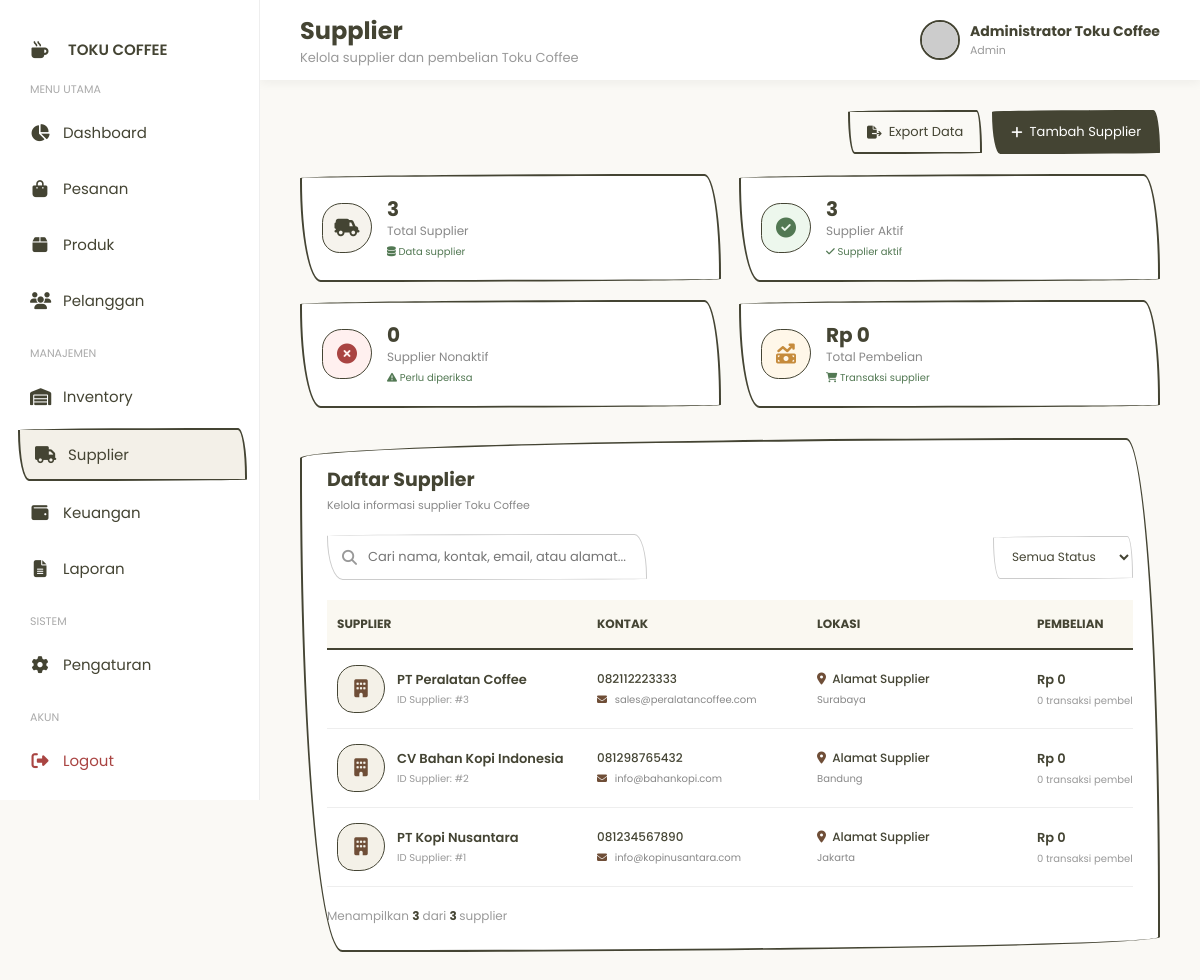
Page /suppliers.php (signed in) on the committed database.
### tables this page shows
CREATE TABLE supplier (
    id INT AUTO_INCREMENT PRIMARY KEY,
    nama_supplier VARCHAR(150) NOT NULL,
    kontak VARCHAR(50),
    email VARCHAR(150),
    alamat TEXT,
    status ENUM('aktif','nonaktif') DEFAULT 'aktif',
    created_at TIMESTAMP DEFAULT CURRENT_TIMESTAMP
);

### suppliers.php (the view, shortened to what the rows shown need)
<?php
require_once "config/koneksi.php";
if (!function_exists('e')) {
    function e($value)
    {
        return htmlspecialchars(
            (string)($value ?? ''),
            ENT_QUOTES,
            'UTF-8'
        );
    }
}
if (!function_exists('rupiah')) {
    function rupiah($angka)
    {
        return 'Rp ' . number_format(
            (float)$angka,
            0,
            ',',
            '.'
        );
    }
}
if (!function_exists('statusClass')) {
    function statusClass($status)
    {
        $status = strtolower(trim($status ?? ''));
        switch ($status) {
            case 'active':
            case 'aktif':
                return 'active';
        }
    }
}
$supplierData = [];
$sqlSupplier = "
    SELECT
        s.id,
        s.nama_supplier,
        s.kontak,
        s.email,
        s.alamat,
        s.status,
        s.created_at,
        COALESCE(p.total_pembelian, 0) AS total_pembelian,
        COALESCE(p.jumlah_transaksi, 0) AS jumlah_transaksi
    FROM supplier s
    LEFT JOIN (
        SELECT
            supplier_id,
            SUM(total) AS total_pembelian,
            COUNT(*) AS jumlah_transaksi
        FROM pembelian
        WHERE status != 'Dibatalkan'
        GROUP BY supplier_id
    ) p
        ON p.supplier_id = s.id
    ORDER BY s.id DESC
";
$resultSupplier = $conn->query($sqlSupplier);
if ($resultSupplier) {
    while ($row = $resultSupplier->fetch_assoc()) {
        $supplierData[] = $row;
    }
}
?>
<!DOCTYPE html>
<html lang="id">
<head>
    <link
        rel="stylesheet"
        href="https://cdnjs.cloudflare.com/ajax/libs/font-awesome/6.5.2/css/all.min.css">
</head>
<body>
    <main class="main">
        <header class="topbar">
            <div class="topbar-left">
                <div class="page-title">
                    <h2>
                        Supplier
                    </h2>
                </div>
            </div>
        </header>
        <section class="content">
            <section class="panel">
                <div class="panel-header">
                    <div>
                        <h2>
                            Daftar Supplier
                        </h2>
                    </div>
                </div>
                <div class="table-wrapper">
                    <table>
                        <thead>
                            <tr>
                                <th>
                                    SUPPLIER
                                </th>
                                <th>
                                    KONTAK
                                </th>
                                <th>
                                    LOKASI
                                </th>
                                <th>
                                    PEMBELIAN
                                </th>
                            </tr>
                        </thead>
                        <tbody id="supplierTable">
                            <?php if (!empty($supplierData)): ?>
                                <?php foreach ($supplierData as $supplier): ?>
                                    <?php
                                    $status =
                                        strtolower(
                                            trim(
                                                $supplier['status'] ?? ''
                                            )
                                        );
                                    $searchData =
                                        strtolower(
                                            ($supplier['nama_supplier'] ?? '')
                                                . ' '
                                                . ($supplier['kontak'] ?? '')
                                                . ' '
                                                . ($supplier['email'] ?? '')
                                                . ' '
                                                . ($supplier['alamat'] ?? '')
                                        );
                                    ?>
                                    <tr
                                        data-search="<?= e($searchData) ?>"
                                        data-status="<?= e($status) ?>">
                                        <td>
                                            <div class="supplier-info">
                                                <div class="supplier-avatar">
                                                    <i class="fas fa-building"></i>
                                                </div>
                                                <div>
                                                    <div class="supplier-name">
                                                        <?= e(
                                                            $supplier['nama_supplier']
                                                        ) ?>
                                                    </div>
                                                    <div class="supplier-id">
                                                        ID Supplier:
                                                        #<?= e(
                                                                $supplier['id']
                                                            ) ?>
                                                    </div>
                                                </div>
                                            </div>
                                        </td>
                                        <td>
                                            <div class="contact">
                                                <div class="contact-name">
                                                    <?= !empty($supplier['kontak'])
                                                        ? e(
                                                            $supplier['kontak']
                                                        )
                                                        : '-'
                                                    ?>
                                                </div>
                                                <?php if (
                                                    !empty($supplier['email'])
                                                ): ?>
                                                    <div class="contact-detail">
                                                        <i class="fas fa-envelope"></i>
                                                        <?= e(
                                                            $supplier['email']
                                                        ) ?>
                                                    </div>
                                                <?php endif; ?>
                                            </div>
                                        </td>
                                        <td>
                                            <div class="location">
                                                <div class="location-name">
                                                    <i class="fas fa-location-dot"></i>
                                                    Alamat Supplier
                                                </div>
                                                <div class="location-detail">
                                                    <?= !empty($supplier['alamat'])
                                                        ? e(
                                                            $supplier['alamat']
                                                        )
                                                        : '-'
                                                    ?>
                                                </div>
                                            </div>
                                        </td>
                                        <td>
                                            <div class="purchase">
                                                <strong>
                                                    <?= rupiah(
                                                        $supplier['total_pembelian']
                                                    ) ?>
                                                </strong>
                                                <div class="order-count">
                                                    <?= number_format(
                                                        (int)$supplier['jumlah_transaksi']
                                                    ) ?>
                                                    transaksi pembelian
                                                </div>
                                            </div>
                                        </td>
                                    </tr>
                                <?php endforeach; ?>
                            <?php endif; ?>
                        </tbody>
                    </table>
                </div>
            </section>
        </section>
    </main>
</body>
</html>

### rows in the picture
supplier: nama_supplier "PT Peralatan Coffee", id "3", kontak "082112223333", email "sales@peralatancoffee.com", alamat "Surabaya", total_pembelian "Rp 0", jumlah_transaksi "0"
supplier: nama_supplier "CV Bahan Kopi Indonesia", id "2", kontak "081298765432", email "info@bahankopi.com", alamat "Bandung", total_pembelian "Rp 0", jumlah_transaksi "0"
supplier: nama_supplier "PT Kopi Nusantara", id "1", kontak "081234567890", email "info@kopinusantara.com", alamat "Jakarta", total_pembelian "Rp 0", jumlah_transaksi "0"

### other values in the picture
$namaUser "Administrator Toku Coffee"
$roleUser "Admin"
$totalSupplier "3"
$supplierAktif "3"
$supplierNonaktif "0"
rupiah($totalPembelian) "Rp 0"
count($supplierData) "3"
